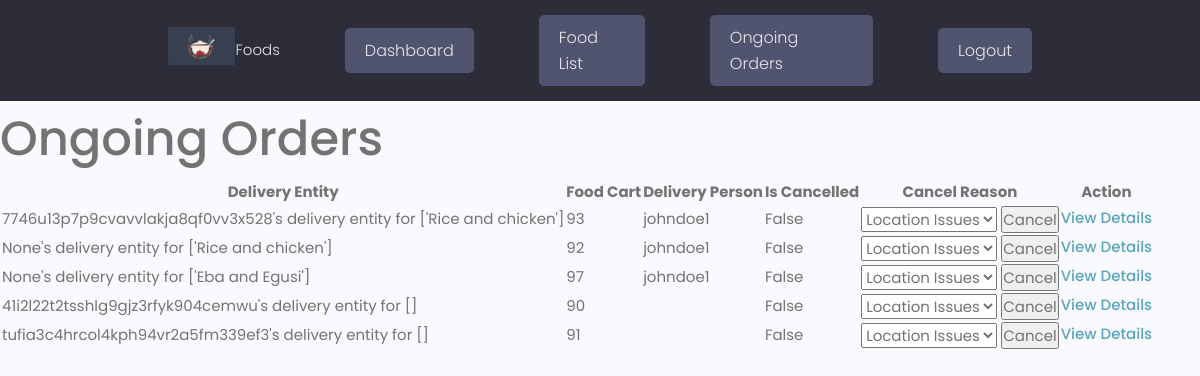
The app's page /ongoing-orders/ (signed in) with its own data.
### Orders/models.py (models this page shows, shortened)
class OngoingOrder(models.Model):
    LOCATION_ISSUES = 'LOCATION ISSUES'
    DELIVERY_ISSUES = 'DELIVERY ISSUES'
    FOOD_ISSUES = 'FOOD ISSUES'
    OTHER = 'OTHER'
    CANCEL_REASON_CHOICES = [
        (LOCATION_ISSUES, 'Location Issues'),
        (DELIVERY_ISSUES, 'Delivery Issues'),
        (FOOD_ISSUES, 'Food Issues'),
        (OTHER, 'Other'),
    ]
    delivery_entity = models.OneToOneField(DeliveryEntity, on_delete=models.CASCADE, null=True, blank=True)
    is_cancelled = models.BooleanField(default=False)
    cancel_reason = models.CharField(max_length=50, choices=CANCEL_REASON_CHOICES, blank=True)
    created = models.DateField(auto_now_add=True, null=True, blank=True)
    updated = models.DateField(auto_now=True, null=True, blank=True)
    class Meta:
        ordering = ['-created']

class DeliveryEntity(models.Model):
    food_cart = models.ForeignKey(FoodCart, on_delete=models.CASCADE, blank=True, null=True)
    session_id = models.CharField(max_length=500, blank=True,null=True)
    phone_number = models.CharField(max_length=20, null=True, blank=True)
    owner = models.ForeignKey(Customer, on_delete=models.CASCADE, null=True, blank=True)
    delivery_person = models.ForeignKey(DeliveryPerson, on_delete=models.SET_NULL, null=True, blank=True)
    address = models.CharField(max_length=500)
    is_active = models.BooleanField(default=True)
    ongoing_status = models.BooleanField(default=False)
    is_accepted = models.BooleanField(default=False)
    accept_delivery = models.BooleanField(default=False)
    created = models.DateField(auto_now_add=True, null=True, blank=True)
    updated = models.DateField(auto_now=True, null=True, blank=True)
    objects = models.Manager()
    active_objects = IsActiveManager()
    class Meta:
        ordering = ['-created']
    def __str__(self):
        if self.owner:
            return f"{self.owner.user.username}'s delivery entity for {[ordered_food.food.name for ordered_food in self.food_cart.ordered_food.all()]}"
        else:
            return f"{self.session_id}'s delivery entity for {[ordered_food.food.name for ordered_food in self.food_cart.ordered_food.all()]}"

class FoodCart(models.Model):
    user = models.ForeignKey(Customer, on_delete=models.CASCADE, blank=True, null=True)
    session_id = models.CharField(max_length=500, blank=True, null=True)
    ordered_food = models.ManyToManyField(OrderedFood, blank=True)
    date_created = models.DateTimeField(auto_now_add=True)
    date_checked_out = models.DateTimeField(null=True, blank=True)
    is_checked_out = models.BooleanField(default=False)
    created = models.DateField(auto_now_add=True, null=True, blank=True)
    updated = models.DateField(auto_now=True, null=True, blank=True)

class OrderedFood(models.Model):
    user = models.ForeignKey(Customer, on_delete=models.CASCADE, blank=True, null=True)
    session_id = models.CharField(max_length=500, blank=True, null=True)
    food = models.ForeignKey(Food, on_delete=models.CASCADE)
    optional_items = models.ManyToManyField(OptionalItem, through='OrderedOptionalItem')
    food_quantity = models.IntegerField(default=1, blank=True, null=True)
    created = models.DateField(auto_now_add=True, null=True, blank=True)
    updated = models.DateField(auto_now=True, null=True, blank=True)

class Food(models.Model):
    name = models.CharField(max_length=225)
    description = models.TextField()
    tags = models.ManyToManyField(Tag)
    price = models.FloatField(default=0.00)
    optional_items = models.ManyToManyField('OptionalItem', related_name='foods')
    picture = models.ImageField(upload_to='media')
    is_active = models.BooleanField(default=True)
    objects = models.Manager()
    active_objects = IsActiveManager()

### accounts/models.py (models this page shows, shortened)
class DeliveryPerson(models.Model):
    user = models.OneToOneField(CustomUser, on_delete=models.CASCADE)
    is_accepted=models.BooleanField(default=False)
    is_available=models.BooleanField(default=True)
    ride_number = models.CharField(max_length=20)

class CustomUser(AbstractUser):
    first_name = models.CharField(max_length=200)
    last_name = models.CharField(max_length=200)
    username = models.CharField(max_length=200, unique=True)
    email = models.EmailField()
    address = models.CharField(max_length=200, blank=True, null=True)
    phone_number = models.CharField(max_length=200, null=True, blank=True)

### Orders/views.py (the view)
# urls.py: path('ongoing-orders/', views.OngoingOrderListView.as_view(), name='ongoing_orders'),
class OngoingOrderListView(AdminRequiredMixin, generic.ListView):
    model = OngoingOrder
    template_name = 'orders/ongoing_orders.html'
    context_object_name = 'ongoing_orders'

### Orders/context_processors.py (called while the page is built)
def food_cart_items_count(request):
    cart_total = 0
    if request.user.is_authenticated:
        selected_cart = FoodCart.objects.filter(user=request.user.customer, is_checked_out=False).first()
        if selected_cart is not None:
            cart_total = selected_cart.ordered_food.count()
    else:
        selected_cart = FoodCart.objects.filter(session_id=unauthenticated_user_session_id(request),
                                                is_checked_out=False).first()
        if selected_cart is not None:
            cart_total = selected_cart.ordered_food.count()
    return {"cart_total": cart_total}

### Orders/views.py (called while the page is built)
    def test_func(self):
        return self.request.user.is_superuser

### Orders/templates/orders/ongoing_orders.html (shortened to what this page needs)
{% extends 'main.html' %}
{% block content %}
{% if ongoing_orders %}
    <h1>Ongoing Orders</h1>
    <table>
        <thead>
            <tr>
                <th>Delivery Entity</th>
                <th>Food Cart</th>
                <th>Delivery Person</th>
                <th>Is Cancelled</th>
                <th>Cancel Reason</th>
                <th>Action</th>
            </tr>
        </thead>
        <tbody>
            {% for ongoing_order in ongoing_orders %}
                <tr>
                    <td>{{ ongoing_order.delivery_entity }}</td>
                    <td>{{ ongoing_order.delivery_entity.food_cart.id }}</td>
                    <td>{{ ongoing_order.delivery_entity.delivery_person.user.username }}</td>
                    <td>{{ ongoing_order.is_cancelled }}</td>
                    <td>
                        {% if ongoing_order.is_cancelled %}
                            {{ ongoing_order.get_cancel_reason_display }}
                        {% else %}
                            <form method="post" action="{% url 'cancel_order' ongoing_order.id %}">
                                <select name="cancel_reason">
                                    {% for choice in ongoing_order.CANCEL_REASON_CHOICES %}
                                        <option value="{{ choice.0 }}">{{ choice.1 }}</option>
                                    {% endfor %}
                                </select>
                                <button type="submit">Cancel</button>
                            </form>
                        {% endif %}
                    </td>
                    <td><a href="{% url 'ongoing_order_detail' ongoing_order.id %}">View Details</a></td>
                </tr>
            {% endfor %}
        </tbody>
    </table>
{% else %}
<p>No active ongoing order</p>
{% endif %}
{% endblock %}

### static/styles/app.css (style rules this page uses)
:root { --color-sub: #2d2d39; }

### static/uikit/styles/modules/_variables.css (style rules this page uses)
:root { --color-main: #5aa5b9; --color-main-light: #e6faff; --color-sub: #3f4156; --color-sub-light: #51546e; --color-sub-lighter: #ededfd; --color-text: #737373; --color-gray: #8b8b8b; --color-light: #e5e7eb; --color-light-gray: #767676; --color-bg: #f8fafd; --color-white: #fffefd; --color-white-light: #f3f3f3; --color-success: #359e64; --color-success-bg: #def8e8; --color-error: #fc4b0b; --color-error-bg: #fff2ee; --font-base: 'Poppins', arial, helvetica, 'Segoe UI', roboto, ubuntu, sans-serif; --font-monospace: 'Fira Code', 'Courier New', courier, monospace; --font-regular: 300; --font-medium: 500; --font-bold: 700; --generic-shadow: 1px 1px 5px #00000010; --generic-transition: all 0.3s ease-in-out; }

### static/uikit/styles/modules/_base.css (style rules this page uses)
* { margin: 0; padding: 0; box-sizing: border-box; text-rendering: optimizeLegibility; color: inherit; font-size: inherit; }
html { font-size: 50%; }
@media only screen and (min-width: 480px) { html { font-size: 56.25%; } }
@media only screen and (min-width: 1200px) { html { font-size: 62.5%; } }
body { line-height: 1.6; font-weight: 400; font-size: 1.5rem; color: var(--color-text); background-color: var(--color-bg); min-height: 100vh; }

### static/uikit/styles/modules/_typography.css (style rules this page uses)
* { font-family: var(--font-base); }
h1 { font-size: 4.8rem; font-weight: var(--font-medium); }
a { padding-bottom: 2px; text-decoration: none; display: inline-block; color: var(--color-main); font-weight: var(--font-medium); }

### records on screen
OngoingOrder: delivery_entity "7746u13p7p9cvavvlakja8qf0vv3x528's delivery entity for ['Rice and chicken']", delivery_entity.food_cart.id "93", delivery_entity.delivery_person.user.username "johndoe1", is_cancelled "False", cancel_reason "Location Issues"
OngoingOrder: delivery_entity "None's delivery entity for ['Rice and chicken']", delivery_entity.food_cart.id "92", delivery_entity.delivery_person.user.username "johndoe1", is_cancelled "False", cancel_reason "Location Issues"
OngoingOrder: delivery_entity "None's delivery entity for ['Eba and Egusi']", delivery_entity.food_cart.id "97", delivery_entity.delivery_person.user.username "johndoe1", is_cancelled "False", cancel_reason "Location Issues"
OngoingOrder: delivery_entity "41i2l22t2tsshlg9gjz3rfyk904cemwu's delivery entity for []", delivery_entity.food_cart.id "90", is_cancelled "False", cancel_reason "Location Issues"
OngoingOrder: delivery_entity "tufia3c4hrcol4kph94vr2a5fm339ef3's delivery entity for []", delivery_entity.food_cart.id "91", is_cancelled "False", cancel_reason "Location Issues"
